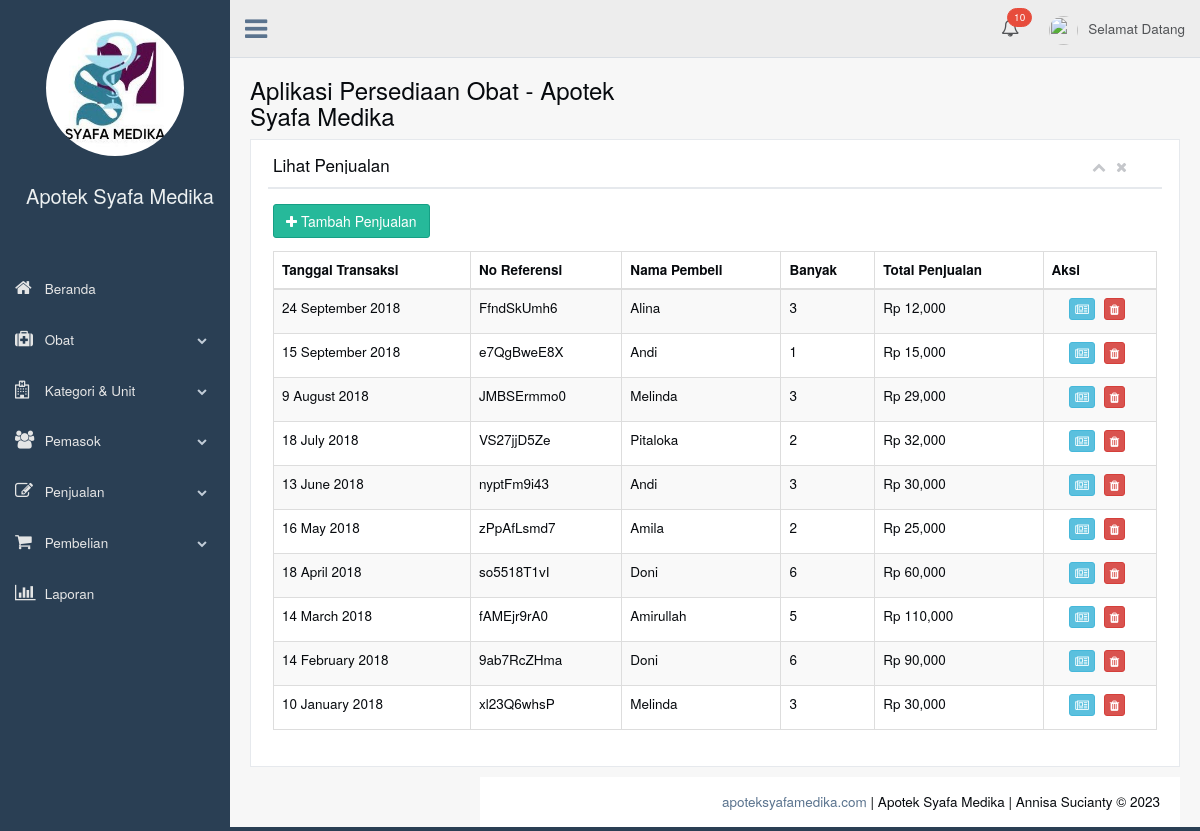
The page /example/table_invoice on the database its author committed.
### tables this page shows
CREATE TABLE `table_invoice` (
  `id_tagihan` int(5) NOT NULL,
  `ref` varchar(10) NOT NULL,
  `nama_obat` varchar(30) NOT NULL,
  `harga_jual` int(11) NOT NULL,
  `banyak` int(3) NOT NULL,
  `subtotal` int(11) NOT NULL,
  `nama_pembeli` varchar(40) NOT NULL,
  `tgl_beli` date NOT NULL,
  `grandtotal` int(11) NOT NULL
);

### application/libraries/Template.php (called while the page is built, shortened)
<?php
class Template {
    var $CI;
    function __construct() {
        $this->CI = & get_instance();
    }
    function set_parser($parser, $method = NULL) {
        $this->CI->load->library($parser);
    }
    function write_view($region, $view, $data = NULL, $overwrite = FALSE) {
        $content = $this->CI->load->view($view, $data, TRUE);
    }
}

### application/controllers/Example.php (called while the page is built, shortened)
<?php defined('BASEPATH') OR exit('No direct script access allowed');
class Example extends CI_Controller
{
	function __construct()
	{
        $data['nullstock'] = $this->apotek_data->countstock();
        $data['nullex'] = $this->apotek_data->countex();
        $this->template->write_view('sidenavs', 'template/default_sidenavs', true);
		$this->template->write_view('navs', 'template/default_topnavs.php', $data, true);
	}
	function table_invoice() {
		$data['table_invoice'] = $this->apotek_data->invoice()->result();
		$this->template->write('title', 'Lihat Penjualan', TRUE);
		$this->template->write('header', 'Aplikasi Persediaan Obat - Apotek Syafa Medika');
		$this->template->write_view('content', 'tes/table_invoice', $data, true);
		$this->template->render();
	}
}

### index.php (called while the page is built, shortened)
<?php
require_once BASEPATH.'core/CodeIgniter.php';

### application/models/apotek_data.php (called while the page is built, shortened)
<?php
class Apotek_data extends CI_Model
{
    function invoice()
    {
        $this->db->select('*');
            $this->db->select_sum('table_invoice.banyak');
            $this->db->group_by('ref');
            $this->db->order_by ('tgl_beli', 'DESC');
            $run_q = $this->db->get('table_invoice');
            return $run_q;
    }
}

### application/views/tes/table_invoice.php (the view, shortened to what this page needs)
<div class="row">
	<div class="col-md-12 col-sm-12 col-xs-12">
		<div class="x_panel">
			<div class="x_title">
				<h2>Lihat Penjualan</h2>
				<ul class="nav navbar-right panel_toolbox">
					<li><a class="collapse-link"><i class="fa fa-chevron-up"></i></a>
					</li>
					<li><a class="close-link"><i class="fa fa-close"></i></a>
					</li>
				</ul>
				<div class="clearfix">
				</div>
			</div>
			<div class="x_content">
				<a href="<?php echo base_url('example/form_invoice') ?>"><button type="button" class="btn btn-success" style="margin-bottom: 13px"><span class="fa fa-plus"></span> Tambah Penjualan </button></a>
				<table id="datatable-buttons" class="table table-striped table-bordered">
					<thead>
						<tr>
							<th>Tanggal Transaksi</th>
							<th>No Referensi</th>
							<th>Nama Pembeli</th>
							<th>Banyak</th>
							<th>Total Penjualan</th>
							<th>Aksi</th>
						</tr>
					</thead>
					<tbody>
						<?php foreach($table_invoice as $i){ ?>
						<tr>
							<td><?php echo date('j F Y',strtotime($i->tgl_beli)) ?></td>
							<td><?php echo $i->ref ?></td>
							<td><?php echo $i->nama_pembeli ?></td>
							<td><?php echo $i->banyak ?></td>
							<td>Rp <?php echo number_format($i->grandtotal) ?></td>
							<td style=" text-align: center;">
								<?php echo anchor('example/invoice_page/'.$i->ref, '<button class="btn btn-info btn-xs" type="button"><span class="fa fa-newspaper-o"></span></button>');?>
								<?php echo anchor('example/remove_inv/'.$i->ref, '<button class="btn btn-danger btn-xs" type="button"><span class="fa fa-trash"></span></button>');?>
					         </td>
						</tr>
						<?php } ?>
					</tbody>
				</table>
		</div>
	</div>
	</div>
</div>

### rows shown on the page
table_invoice: tgl_beli "24 September 2018", ref "FfndSkUmh6", nama_pembeli "Alina", banyak "3", grandtotal "12,000"
table_invoice: tgl_beli "15 September 2018", ref "e7QgBweE8X", nama_pembeli "Andi", banyak "1", grandtotal "15,000"
table_invoice: tgl_beli "9 August 2018", ref "JMBSErmmo0", nama_pembeli "Melinda", banyak "3", grandtotal "29,000"
table_invoice: tgl_beli "18 July 2018", ref "VS27jjD5Ze", nama_pembeli "Pitaloka", banyak "2", grandtotal "32,000"
table_invoice: tgl_beli "13 June 2018", ref "nyptFm9i43", nama_pembeli "Andi", banyak "3", grandtotal "30,000"
table_invoice: tgl_beli "16 May 2018", ref "zPpAfLsmd7", nama_pembeli "Amila", banyak "2", grandtotal "25,000"
table_invoice: tgl_beli "18 April 2018", ref "so5518T1vI", nama_pembeli "Doni", banyak "6", grandtotal "60,000"
table_invoice: tgl_beli "14 March 2018", ref "fAMEjr9rA0", nama_pembeli "Amirullah", banyak "5", grandtotal "110,000"
table_invoice: tgl_beli "14 February 2018", ref "9ab7RcZHma", nama_pembeli "Doni", banyak "6", grandtotal "90,000"
table_invoice: tgl_beli "10 January 2018", ref "xl23Q6whsP", nama_pembeli "Melinda", banyak "3", grandtotal "30,000"

### other values the page prints
$nulltol "10"
$header "Aplikasi Persediaan Obat - Apotek Syafa Medika"
$footer "Annisa Sucianty © 2023"
